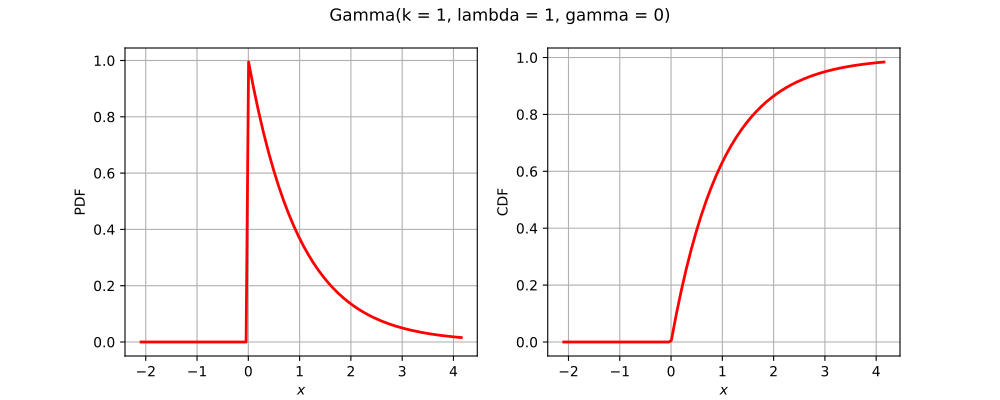

Source code (Python):
import openturns as ot
from matplotlib import pyplot as plt
from openturns.viewer import View
if ot.Gamma().__class__.__name__ == 'ComposedDistribution':
    correlation = ot.CorrelationMatrix(2)
    correlation[1, 0] = 0.25
    aCopula = ot.NormalCopula(correlation)
    marginals = [ot.Normal(1.0, 2.0), ot.Normal(2.0, 3.0)]
    distribution = ot.ComposedDistribution(marginals, aCopula)
elif ot.Gamma().__class__.__name__ == 'CumulativeDistributionNetwork':
    distribution = ot.CumulativeDistributionNetwork([ot.Normal(2),ot.Dirichlet([0.5, 1.0, 1.5])], ot.BipartiteGraph([[0,1], [0,1]]))
elif ot.Gamma().__class__.__name__ == 'Histogram':
    distribution = ot.Histogram([-1.0, 0.5, 1.0, 2.0], [0.45, 0.4, 0.15])
else:
    distribution = ot.Gamma()
dimension = distribution.getDimension()
if dimension == 1:
    distribution.setDescription(['$x$'])
    pdf_graph = distribution.drawPDF()
    cdf_graph = distribution.drawCDF()
    fig = plt.figure(figsize=(10, 4))
    plt.suptitle(str(distribution))
    pdf_axis = fig.add_subplot(121)
    cdf_axis = fig.add_subplot(122)
    View(pdf_graph, figure=fig, axes=[pdf_axis], add_legend=False)
    View(cdf_graph, figure=fig, axes=[cdf_axis], add_legend=False)
elif dimension == 2:
    distribution.setDescription(['$x_1$', '$x_2$'])
    pdf_graph = distribution.drawPDF()
    fig = plt.figure(figsize=(10, 5))
    plt.suptitle(str(distribution))
    pdf_axis = fig.add_subplot(111)
    View(pdf_graph, figure=fig, axes=[pdf_axis], add_legend=False)
